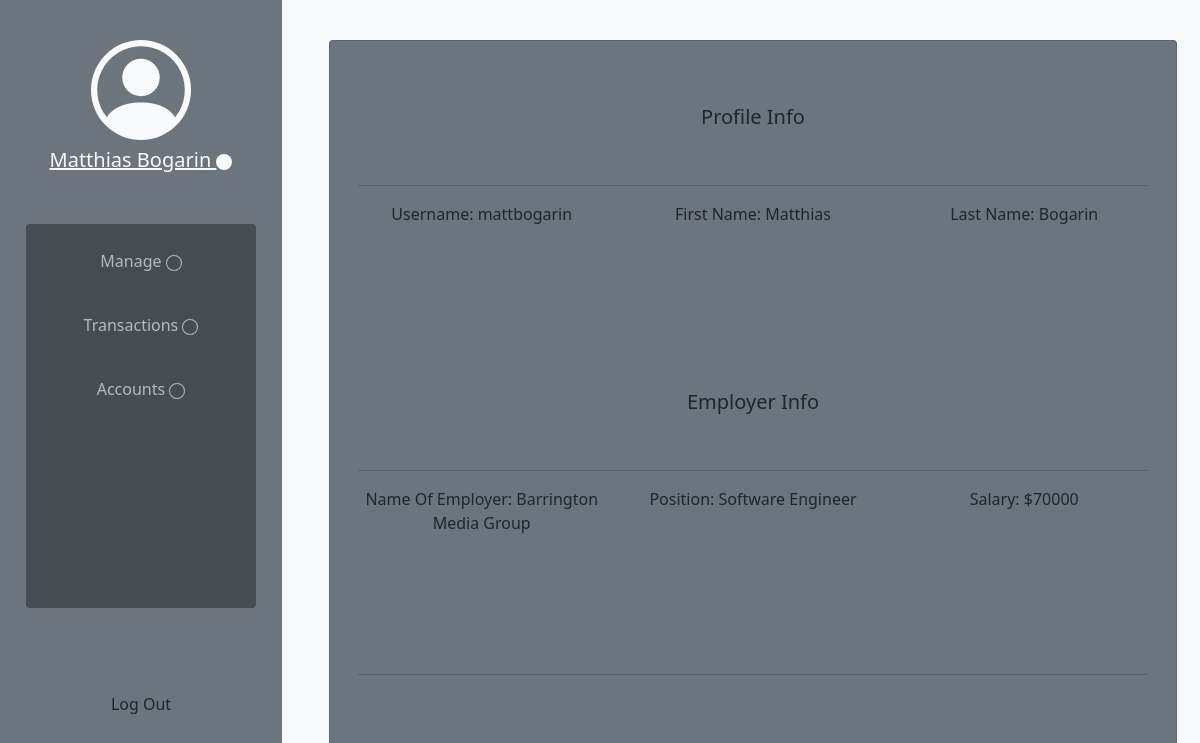
Page /profile/ (signed in) on the committed database.
### finfreedom_frontend/models.py (models this page shows)
class Employer(models.Model):
    profile_id = models.ForeignKey(Profiles, on_delete=CASCADE)
    name_of_employer = models.CharField(max_length=100)
    salary = models.IntegerField()
    position = models.CharField(max_length=100)
    income_date = models.CharField(max_length=100)
    income_frequency = models.IntegerField()
    employer_id = models.AutoField(primary_key=True)

class Profiles(models.Model):
    profile_id = models.AutoField(primary_key=True)
    first_name = models.CharField(max_length=100)
    last_name = models.CharField(max_length=100)
    email = models.CharField(max_length=100, unique=True)
    username = models.CharField(max_length=50)
    password = models.CharField(max_length=50)

### finfreedom_frontend/views.py (the view)
# urls.py: path('profile/', views.profile, name='profile'),
def profile(request):
    print("reaced the profile function")
    profile_object = Profiles.objects.filter(profile_id=request.session['profile_id']).values('profile_id', 'first_name', 'last_name', 'username')[0]
    employer_object = Employer.objects.filter(profile_id=profile_object['profile_id']).values('name_of_employer', 'position', 'salary')[0]
    print("Profile Object: ", profile_object)
    print("Employer Object: ", employer_object)
    context = {
        "page": "Profile",
        'profile_name': profile_object['first_name'] + " " + profile_object['last_name'],
        'profile_id' : profile_object['profile_id'],
        'first_name': profile_object['first_name'],
        'last_name': profile_object['last_name'],
        'username': profile_object['username'],
        'name_of_employer': employer_object['name_of_employer'],
        'position': employer_object['position'],
        'salary': "$" + str(employer_object['salary']),
    }
    return render(request, 'pages/profile.html', context)

### templates/pages/profile.html (shortened to what this page needs)
{% extends 'sidebar.html' %}
{% load static %}
{% block page_elements %}
<div class="row bg-light text-center" style="height: 100%; display: flex; justify-content: center; align-items: center;">
    <div class="card bg-secondary" style="width: 90%; height: 90%;">
        <div class="card-body">
            <div class="row mt-lg-5 mb-5">
                <h5>
                    Profile Info
                </h5>
            </div>
            <hr/>
            <div class="row h-25">
                <div class="col-4">
                    <div class="col-12">
                        <label>Username: {% if username %}{{username}}{% endif %}</label>
                    </div>
                </div>
                <div class="col-4">
                    <div class="col-12">
                        <label>First Name: {% if first_name %}{{first_name}}{% endif %}</label>
                    </div>
                </div>
                <div class="col-4">
                    <div class="col-12">
                        <label>Last Name: {% if last_name %}{{last_name}}{% endif %}</label>
                    </div>
                </div>
            </div>
            <div class="row mt-3 mb-5">
                <h5>
                    Employer Info
                </h5>
            </div>
            <hr/>
            <div class="row h-25">
                <div class="col-4">
                    <div class="col-12">
                        <label>Name Of Employer: {% if name_of_employer %}{{name_of_employer}}{% endif %}</label>
                    </div>
                </div>
                <div class="col-4">
                    <div class="col-12">
                        <label>Position: {% if position %}{{position}}{% endif %}</label>
                    </div>
                </div>
                <div class="col-4">
                    <div class="col-12">
                        <label>Salary: {% if salary %}{{salary}}{% endif %}</label>
                    </div>
                </div>
            </div>
            <hr/>
        </div>
    </div>
</div>
{% endblock %}

### templates/sidebar.html (shortened to what this page needs)
{% extends 'wrapper.html' %}
{% load static %}
{% block content %}
            <div class="row" style="height: 100%">
                <div class="col-3 rounded bg-secondary text-light" style="height: 100%; margin:0; padding: 0; display: flex; flex-direction: column; justify-content: start">
                    <div class="row w-100 h-25 text-center mt-3" style="margin: 0; display: flex; flex-direction: column; justify-content: center; align-items: center;">
                        <div class="col-6 w-100 h-75">
                            <a href="/profile" class="text-light">
                                <div class="row mb-2">
                                </div>
                                <div class="row" style="display: flex;">
                                    <div class="col-12">
                                        <h5 id="profile_name">
                                            {% if profile_name %} {{profile_name}} {% endif %}
                                            <svg xmlns="http://www.w3.org/2000/svg" width="16" height="16" fill="currentColor" id="profile_active" class="bi bi-circle-fill" viewBox="0 0 16 16">
                                                <circle cx="8" cy="8" r="8"/>
                                            </svg>
                                        </h5>
                                    </div>
                                </div>
                            </a>
                        </div>
                    </div>
                    <div class="row w-100 h-50 mt-3" style="margin: 0; display: flex; flex-direction: row; justify-content: center;">
                        <div class="card w-75 h-100 bg-dark opacity-50">
                            <div class="card-body text-center rounded">
                                <ul class="nav nav-pills nav-fill" style="display: flex; flex-direction: column; justify-content: space-around;">
                                    <li class="nav-item mb-4">
                                        <a class="nav-link text-white" href="/manage">
                                            Manage
                                            <svg xmlns="http://www.w3.org/2000/svg" width="16" height="16" fill="currentColor" id="manage_inactive"  class="bi bi-circle" viewBox="0 0 16 16">
                                                <path d="M8 15A7 7 0 1 1 8 1a7 7 0 0 1 0 14zm0 1A8 8 0 1 0 8 0a8 8 0 0 0 0 16z"/>
                                            </svg>
                                        </a>
                                    </li>
                                    <li class="nav-item mb-4">
                                        <a class="nav-link text-white" href="/transactions">
                                            Transactions
                                            <svg xmlns="http://www.w3.org/2000/svg" width="16" height="16" fill="currentColor" id="transaction_inactive"  class="bi bi-circle" viewBox="0 0 16 16">
                                                <path d="M8 15A7 7 0 1 1 8 1a7 7 0 0 1 0 14zm0 1A8 8 0 1 0 8 0a8 8 0 0 0 0 16z"/>
                                            </svg>
                                        </a>
                                    </li>
                                    <li class="nav-item mb-4">
                                        <a class="nav-link text-white" href="/accounts">
                                            Accounts
                                            <svg xmlns="http://www.w3.org/2000/svg" width="16" height="16" fill="currentColor" id="account_inactive"  class="bi bi-circle" viewBox="0 0 16 16">
                                                <path d="M8 15A7 7 0 1 1 8 1a7 7 0 0 1 0 14zm0 1A8 8 0 1 0 8 0a8 8 0 0 0 0 16z"/>
                                            </svg>
                                        </a>
                                    </li>
                                </ul>
                            </div>
                        </div>
                    </div>
                    <div class="row w-100 h-25 text-center" style="margin: 0; display: flex; flex-direction: column; justify-content: center;">
                        <a class="nav-link text-dark" href="/logout">Log Out</a>
                    </div>
                </div>
                <div class="col-9" style = "height: 100%; margin: 0; padding: 0;">
                    {% block page_elements %}
                    {% endblock %}
                </div>
            </div>
{% endblock %}

### rows in the picture
Employer: name_of_employer "Matthias Bogarin"
Profiles: username "mattbogarin", first_name "Matthias", last_name "Bogarin"
Employer: name_of_employer "Barrington Media Group", position "Software Engineer"

### other values in the picture
{{ salary }} "$70000"
